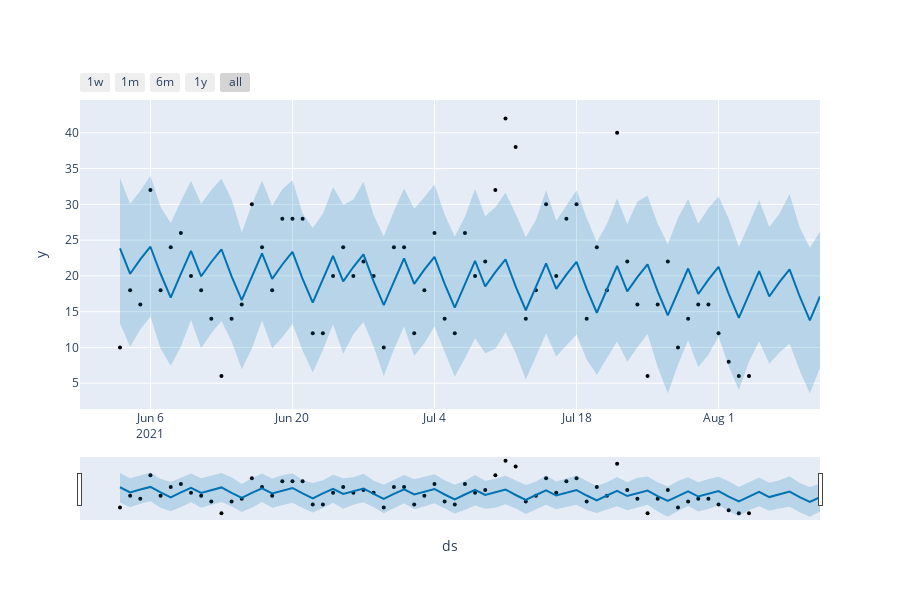

Write notebook code for a chart like this one.
### Code cell
plot_plotly(prophet, forecast)
